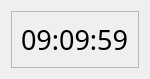
<?xml version="1.0" encoding="UTF-8"?>
<ui version="4.0">
 <class>Clock</class>
 <widget class="QWidget" name="Clock">
  <property name="geometry">
   <rect>
    <x>0</x>
    <y>0</y>
    <width>133</width>
    <height>75</height>
   </rect>
  </property>
  <property name="windowTitle">
   <string>Form</string>
  </property>
  <layout class="QGridLayout" name="gridLayout">
   <item row="0" column="0">
    <widget class="QFrame" name="frame">
     <property name="frameShape">
      <enum>QFrame::StyledPanel</enum>
     </property>
     <property name="frameShadow">
      <enum>QFrame::Raised</enum>
     </property>
     <layout class="QGridLayout" name="gridLayout_2">
      <item row="0" column="0">
       <widget class="QLabel" name="label">
        <property name="font">
         <font>
          <family>GOST type B</family>
          <pointsize>20</pointsize>
         </font>
        </property>
        <property name="text">
         <string>09:09:59</string>
        </property>
       </widget>
      </item>
     </layout>
    </widget>
   </item>
  </layout>
 </widget>
 <resources/>
 <connections/>
</ui>
